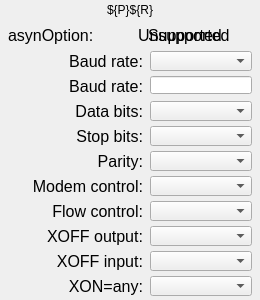
<?xml version="1.0" ?>
<ui version="4.0">
  <class>Dialog</class>
  <widget class="PyDMFrame" name="screen">
    <property name="geometry">
      <rect>
        <x>228</x>
        <y>79</y>
        <width>260</width>
        <height>300</height>
      </rect>
    </property>
    <property name="minimumSize">
      <size>
        <width>260</width>
        <height>300</height>
      </size>
    </property>
    <property name="styleSheet">
      <string notr="true">PyDMFrame#screen {
  color: rgb(0, 0, 0);
  background-color: rgb(187, 187, 187);
  }</string>
    </property>
    <property name="windowTitle">
      <string>asynSerialPortSetup</string>
    </property>
    <layout class="QGridLayout" name="gridLayout" columnstretch="3,5,5,10,10,10,20,10,45,20,5,5,2,88,10,4,8" rowstretch="2,16,7,20,6,20,5,18,2,5,20,5,20,5,20,5,20,5,20,5,20,5,20,5,20,4">
      <property name="leftMargin">
        <number>0</number>
      </property>
      <property name="topMargin">
        <number>0</number>
      </property>
      <property name="rightMargin">
        <number>0</number>
      </property>
      <property name="bottomMargin">
        <number>0</number>
      </property>
      <property name="horizontalSpacing">
        <number>0</number>
      </property>
      <property name="verticalSpacing">
        <number>0</number>
      </property>
      <item row="1" column="0" colspan="17">
        <widget class="PyDMDrawingRectangle" name="rectangle">
          <property name="geometry">
            <rect>
              <x>0</x>
              <y>2</y>
              <width>260</width>
              <height>16</height>
            </rect>
          </property>
          <property name="sizePolicy">
            <sizepolicy hsizetype="Ignored" vsizetype="Ignored">
              <horstretch>0</horstretch>
              <verstretch>0</verstretch>
            </sizepolicy>
          </property>
          <property name="brush" stdset="0">
            <brush brushstyle="SolidPattern">
              <color alpha="255">
                <red>218</red>
                <green>218</green>
                <blue>218</blue>
              </color>
            </brush>
          </property>
          <property name="penStyle" stdset="0">
            <enum>Qt::SolidLine</enum>
          </property>
          <property name="penColor" stdset="0">
            <color>
              <red>218</red>
              <green>218</green>
              <blue>218</blue>
            </color>
          </property>
          <property name="penWidth" stdset="0">
            <double>0</double>
          </property>
          <property name="penCapStyle" stdset="0">
            <enum>Qt::FlatCap</enum>
          </property>
          <property name="toolTip">
            <string>rectangle</string>
          </property>
        </widget>
      </item>
      <item row="1" column="0" colspan="17">
        <widget class="QLabel" name="text">
          <property name="geometry">
            <rect>
              <x>0</x>
              <y>2</y>
              <width>260</width>
              <height>16</height>
            </rect>
          </property>
          <property name="sizePolicy">
            <sizepolicy hsizetype="Ignored" vsizetype="Ignored">
              <horstretch>0</horstretch>
              <verstretch>0</verstretch>
            </sizepolicy>
          </property>
          <property name="text">
            <string>${P}${R}</string>
          </property>
          <property name="font">
            <font>
              <pointsize>9</pointsize>
            </font>
          </property>
          <property name="brush" stdset="0">
            <brush brushstyle="SolidPattern">
              <color alpha="255">
                <red>0</red>
                <green>0</green>
                <blue>0</blue>
              </color>
            </brush>
          </property>
          <property name="toolTip">
            <string>text</string>
          </property>
          <property name="alignment">
            <set>Qt::AlignCenter</set>
          </property>
          <property name="styleSheet">
            <string notr="true">QLabel#text {
  color: rgb(0, 0, 0);
  }</string>
          </property>
        </widget>
      </item>
      <item row="3" column="12" colspan="2">
        <widget class="PyDMLabel" name="text_1">
          <property name="geometry">
            <rect>
              <x>148</x>
              <y>25</y>
              <width>90</width>
              <height>20</height>
            </rect>
          </property>
          <property name="sizePolicy">
            <sizepolicy hsizetype="Ignored" vsizetype="Ignored">
              <horstretch>0</horstretch>
              <verstretch>0</verstretch>
            </sizepolicy>
          </property>
          <property name="text">
            <string>Supported</string>
          </property>
          <property name="font">
            <font>
              <pointsize>12</pointsize>
            </font>
          </property>
          <property name="brush" stdset="0">
            <brush brushstyle="SolidPattern">
              <color alpha="255">
                <red>51</red>
                <green>153</green>
                <blue>0</blue>
              </color>
            </brush>
          </property>
          <property name="rules" stdset="0">
            <string>[{&quot;name&quot;: &quot;visibility&quot;, &quot;property&quot;: &quot;Visible&quot;, &quot;channels&quot;: [{&quot;channel&quot;: &quot;ca://${P}${R}.OPTIONIV&quot;, &quot;trigger&quot;: true, &quot;use_enum&quot;: false}], &quot;expression&quot;: &quot;ch[0]!=0&quot;}]</string>
          </property>
          <property name="toolTip">
            <string>text_1</string>
          </property>
          <property name="alignment">
            <set>Qt::AlignLeading|Qt::AlignLeft|Qt::AlignVCenter</set>
          </property>
          <property name="styleSheet">
            <string notr="true">PyDMLabel#text_1 {
  color: rgb(51, 153, 0);
  }</string>
          </property>
        </widget>
      </item>
      <item row="3" column="10" colspan="5">
        <widget class="PyDMLabel" name="text_2">
          <property name="geometry">
            <rect>
              <x>138</x>
              <y>25</y>
              <width>110</width>
              <height>20</height>
            </rect>
          </property>
          <property name="sizePolicy">
            <sizepolicy hsizetype="Ignored" vsizetype="Ignored">
              <horstretch>0</horstretch>
              <verstretch>0</verstretch>
            </sizepolicy>
          </property>
          <property name="text">
            <string>Unsupported</string>
          </property>
          <property name="font">
            <font>
              <pointsize>12</pointsize>
            </font>
          </property>
          <property name="brush" stdset="0">
            <brush brushstyle="SolidPattern">
              <color alpha="255">
                <red>222</red>
                <green>19</green>
                <blue>9</blue>
              </color>
            </brush>
          </property>
          <property name="rules" stdset="0">
            <string>[{&quot;name&quot;: &quot;visibility&quot;, &quot;property&quot;: &quot;Visible&quot;, &quot;channels&quot;: [{&quot;channel&quot;: &quot;ca://${P}${R}.OPTIONIV&quot;, &quot;trigger&quot;: true, &quot;use_enum&quot;: false}], &quot;expression&quot;: &quot;ch[0]==0&quot;}]</string>
          </property>
          <property name="toolTip">
            <string>text_2</string>
          </property>
          <property name="alignment">
            <set>Qt::AlignLeading|Qt::AlignLeft|Qt::AlignVCenter</set>
          </property>
          <property name="styleSheet">
            <string notr="true">PyDMLabel#text_2 {
  color: rgb(222, 19, 9);
  }</string>
          </property>
        </widget>
      </item>
      <item row="3" column="2" colspan="7">
        <widget class="QLabel" name="text_3">
          <property name="geometry">
            <rect>
              <x>8</x>
              <y>25</y>
              <width>110</width>
              <height>20</height>
            </rect>
          </property>
          <property name="sizePolicy">
            <sizepolicy hsizetype="Ignored" vsizetype="Ignored">
              <horstretch>0</horstretch>
              <verstretch>0</verstretch>
            </sizepolicy>
          </property>
          <property name="text">
            <string>asynOption:</string>
          </property>
          <property name="font">
            <font>
              <pointsize>12</pointsize>
            </font>
          </property>
          <property name="brush" stdset="0">
            <brush brushstyle="SolidPattern">
              <color alpha="255">
                <red>0</red>
                <green>0</green>
                <blue>0</blue>
              </color>
            </brush>
          </property>
          <property name="toolTip">
            <string>text_3</string>
          </property>
          <property name="alignment">
            <set>Qt::AlignLeading|Qt::AlignLeft|Qt::AlignVCenter</set>
          </property>
          <property name="styleSheet">
            <string notr="true">QLabel#text_3 {
  color: rgb(0, 0, 0);
  }</string>
          </property>
        </widget>
      </item>
      <item row="5" column="6" colspan="5">
        <widget class="QLabel" name="text_4">
          <property name="geometry">
            <rect>
              <x>43</x>
              <y>51</y>
              <width>100</width>
              <height>20</height>
            </rect>
          </property>
          <property name="sizePolicy">
            <sizepolicy hsizetype="Ignored" vsizetype="Ignored">
              <horstretch>0</horstretch>
              <verstretch>0</verstretch>
            </sizepolicy>
          </property>
          <property name="text">
            <string>Baud rate:</string>
          </property>
          <property name="font">
            <font>
              <pointsize>12</pointsize>
            </font>
          </property>
          <property name="brush" stdset="0">
            <brush brushstyle="SolidPattern">
              <color alpha="255">
                <red>0</red>
                <green>0</green>
                <blue>0</blue>
              </color>
            </brush>
          </property>
          <property name="toolTip">
            <string>text_4</string>
          </property>
          <property name="alignment">
            <set>Qt::AlignRight|Qt::AlignTrailing|Qt::AlignVCenter</set>
          </property>
          <property name="styleSheet">
            <string notr="true">QLabel#text_4 {
  color: rgb(0, 0, 0);
  }</string>
          </property>
        </widget>
      </item>
      <item row="5" column="13" colspan="3">
        <widget class="PyDMEnumComboBox" name="menu">
          <property name="geometry">
            <rect>
              <x>150</x>
              <y>51</y>
              <width>102</width>
              <height>20</height>
            </rect>
          </property>
          <property name="sizePolicy">
            <sizepolicy hsizetype="Ignored" vsizetype="Ignored">
              <horstretch>0</horstretch>
              <verstretch>0</verstretch>
            </sizepolicy>
          </property>
          <property name="toolTip">
            <string>${P}${R}.BAUD</string>
          </property>
          <property name="channel" stdset="0">
            <string>ca://${P}${R}.BAUD</string>
          </property>
          <property name="font">
            <font>
              <pointsize>12</pointsize>
            </font>
          </property>
          <property name="styleSheet">
            <string notr="true">PyDMEnumComboBox#menu {
  color: rgb(0, 0, 0);
  background-color: rgb(115, 223, 255);
  }</string>
          </property>
        </widget>
      </item>
      <item row="7" column="6" rowspan="2" colspan="5">
        <widget class="QLabel" name="text_5">
          <property name="geometry">
            <rect>
              <x>43</x>
              <y>76</y>
              <width>100</width>
              <height>20</height>
            </rect>
          </property>
          <property name="sizePolicy">
            <sizepolicy hsizetype="Ignored" vsizetype="Ignored">
              <horstretch>0</horstretch>
              <verstretch>0</verstretch>
            </sizepolicy>
          </property>
          <property name="text">
            <string>Baud rate:</string>
          </property>
          <property name="font">
            <font>
              <pointsize>12</pointsize>
            </font>
          </property>
          <property name="brush" stdset="0">
            <brush brushstyle="SolidPattern">
              <color alpha="255">
                <red>0</red>
                <green>0</green>
                <blue>0</blue>
              </color>
            </brush>
          </property>
          <property name="toolTip">
            <string>text_5</string>
          </property>
          <property name="alignment">
            <set>Qt::AlignRight|Qt::AlignTrailing|Qt::AlignVCenter</set>
          </property>
          <property name="styleSheet">
            <string notr="true">QLabel#text_5 {
  color: rgb(0, 0, 0);
  }</string>
          </property>
        </widget>
      </item>
      <item row="10" column="6" colspan="5">
        <widget class="QLabel" name="text_6">
          <property name="geometry">
            <rect>
              <x>43</x>
              <y>101</y>
              <width>100</width>
              <height>20</height>
            </rect>
          </property>
          <property name="sizePolicy">
            <sizepolicy hsizetype="Ignored" vsizetype="Ignored">
              <horstretch>0</horstretch>
              <verstretch>0</verstretch>
            </sizepolicy>
          </property>
          <property name="text">
            <string>Data bits:</string>
          </property>
          <property name="font">
            <font>
              <pointsize>12</pointsize>
            </font>
          </property>
          <property name="brush" stdset="0">
            <brush brushstyle="SolidPattern">
              <color alpha="255">
                <red>0</red>
                <green>0</green>
                <blue>0</blue>
              </color>
            </brush>
          </property>
          <property name="toolTip">
            <string>text_6</string>
          </property>
          <property name="alignment">
            <set>Qt::AlignRight|Qt::AlignTrailing|Qt::AlignVCenter</set>
          </property>
          <property name="styleSheet">
            <string notr="true">QLabel#text_6 {
  color: rgb(0, 0, 0);
  }</string>
          </property>
        </widget>
      </item>
      <item row="12" column="6" colspan="5">
        <widget class="QLabel" name="text_7">
          <property name="geometry">
            <rect>
              <x>43</x>
              <y>126</y>
              <width>100</width>
              <height>20</height>
            </rect>
          </property>
          <property name="sizePolicy">
            <sizepolicy hsizetype="Ignored" vsizetype="Ignored">
              <horstretch>0</horstretch>
              <verstretch>0</verstretch>
            </sizepolicy>
          </property>
          <property name="text">
            <string>Stop bits:</string>
          </property>
          <property name="font">
            <font>
              <pointsize>12</pointsize>
            </font>
          </property>
          <property name="brush" stdset="0">
            <brush brushstyle="SolidPattern">
              <color alpha="255">
                <red>0</red>
                <green>0</green>
                <blue>0</blue>
              </color>
            </brush>
          </property>
          <property name="toolTip">
            <string>text_7</string>
          </property>
          <property name="alignment">
            <set>Qt::AlignRight|Qt::AlignTrailing|Qt::AlignVCenter</set>
          </property>
          <property name="styleSheet">
            <string notr="true">QLabel#text_7 {
  color: rgb(0, 0, 0);
  }</string>
          </property>
        </widget>
      </item>
      <item row="16" column="1" colspan="10">
        <widget class="QLabel" name="text_8">
          <property name="geometry">
            <rect>
              <x>3</x>
              <y>176</y>
              <width>140</width>
              <height>20</height>
            </rect>
          </property>
          <property name="sizePolicy">
            <sizepolicy hsizetype="Ignored" vsizetype="Ignored">
              <horstretch>0</horstretch>
              <verstretch>0</verstretch>
            </sizepolicy>
          </property>
          <property name="text">
            <string>Modem control:</string>
          </property>
          <property name="font">
            <font>
              <pointsize>12</pointsize>
            </font>
          </property>
          <property name="brush" stdset="0">
            <brush brushstyle="SolidPattern">
              <color alpha="255">
                <red>0</red>
                <green>0</green>
                <blue>0</blue>
              </color>
            </brush>
          </property>
          <property name="toolTip">
            <string>text_8</string>
          </property>
          <property name="alignment">
            <set>Qt::AlignRight|Qt::AlignTrailing|Qt::AlignVCenter</set>
          </property>
          <property name="styleSheet">
            <string notr="true">QLabel#text_8 {
  color: rgb(0, 0, 0);
  }</string>
          </property>
        </widget>
      </item>
      <item row="14" column="8" colspan="3">
        <widget class="QLabel" name="text_9">
          <property name="geometry">
            <rect>
              <x>73</x>
              <y>151</y>
              <width>70</width>
              <height>20</height>
            </rect>
          </property>
          <property name="sizePolicy">
            <sizepolicy hsizetype="Ignored" vsizetype="Ignored">
              <horstretch>0</horstretch>
              <verstretch>0</verstretch>
            </sizepolicy>
          </property>
          <property name="text">
            <string>Parity:</string>
          </property>
          <property name="font">
            <font>
              <pointsize>12</pointsize>
            </font>
          </property>
          <property name="brush" stdset="0">
            <brush brushstyle="SolidPattern">
              <color alpha="255">
                <red>0</red>
                <green>0</green>
                <blue>0</blue>
              </color>
            </brush>
          </property>
          <property name="toolTip">
            <string>text_9</string>
          </property>
          <property name="alignment">
            <set>Qt::AlignRight|Qt::AlignTrailing|Qt::AlignVCenter</set>
          </property>
          <property name="styleSheet">
            <string notr="true">QLabel#text_9 {
  color: rgb(0, 0, 0);
  }</string>
          </property>
        </widget>
      </item>
      <item row="10" column="13" colspan="3">
        <widget class="PyDMEnumComboBox" name="menu_1">
          <property name="geometry">
            <rect>
              <x>150</x>
              <y>101</y>
              <width>102</width>
              <height>20</height>
            </rect>
          </property>
          <property name="sizePolicy">
            <sizepolicy hsizetype="Ignored" vsizetype="Ignored">
              <horstretch>0</horstretch>
              <verstretch>0</verstretch>
            </sizepolicy>
          </property>
          <property name="toolTip">
            <string>${P}${R}.DBIT</string>
          </property>
          <property name="channel" stdset="0">
            <string>ca://${P}${R}.DBIT</string>
          </property>
          <property name="font">
            <font>
              <pointsize>12</pointsize>
            </font>
          </property>
          <property name="styleSheet">
            <string notr="true">PyDMEnumComboBox#menu_1 {
  color: rgb(0, 0, 0);
  background-color: rgb(115, 223, 255);
  }</string>
          </property>
        </widget>
      </item>
      <item row="12" column="13" colspan="3">
        <widget class="PyDMEnumComboBox" name="menu_2">
          <property name="geometry">
            <rect>
              <x>150</x>
              <y>126</y>
              <width>102</width>
              <height>20</height>
            </rect>
          </property>
          <property name="sizePolicy">
            <sizepolicy hsizetype="Ignored" vsizetype="Ignored">
              <horstretch>0</horstretch>
              <verstretch>0</verstretch>
            </sizepolicy>
          </property>
          <property name="toolTip">
            <string>${P}${R}.SBIT</string>
          </property>
          <property name="channel" stdset="0">
            <string>ca://${P}${R}.SBIT</string>
          </property>
          <property name="font">
            <font>
              <pointsize>12</pointsize>
            </font>
          </property>
          <property name="styleSheet">
            <string notr="true">PyDMEnumComboBox#menu_2 {
  color: rgb(0, 0, 0);
  background-color: rgb(115, 223, 255);
  }</string>
          </property>
        </widget>
      </item>
      <item row="14" column="13" colspan="3">
        <widget class="PyDMEnumComboBox" name="menu_3">
          <property name="geometry">
            <rect>
              <x>150</x>
              <y>151</y>
              <width>102</width>
              <height>20</height>
            </rect>
          </property>
          <property name="sizePolicy">
            <sizepolicy hsizetype="Ignored" vsizetype="Ignored">
              <horstretch>0</horstretch>
              <verstretch>0</verstretch>
            </sizepolicy>
          </property>
          <property name="toolTip">
            <string>${P}${R}.PRTY</string>
          </property>
          <property name="channel" stdset="0">
            <string>ca://${P}${R}.PRTY</string>
          </property>
          <property name="font">
            <font>
              <pointsize>12</pointsize>
            </font>
          </property>
          <property name="styleSheet">
            <string notr="true">PyDMEnumComboBox#menu_3 {
  color: rgb(0, 0, 0);
  background-color: rgb(115, 223, 255);
  }</string>
          </property>
        </widget>
      </item>
      <item row="16" column="13" colspan="3">
        <widget class="PyDMEnumComboBox" name="menu_4">
          <property name="geometry">
            <rect>
              <x>150</x>
              <y>176</y>
              <width>102</width>
              <height>20</height>
            </rect>
          </property>
          <property name="sizePolicy">
            <sizepolicy hsizetype="Ignored" vsizetype="Ignored">
              <horstretch>0</horstretch>
              <verstretch>0</verstretch>
            </sizepolicy>
          </property>
          <property name="toolTip">
            <string>${P}${R}.MCTL</string>
          </property>
          <property name="channel" stdset="0">
            <string>ca://${P}${R}.MCTL</string>
          </property>
          <property name="font">
            <font>
              <pointsize>12</pointsize>
            </font>
          </property>
          <property name="styleSheet">
            <string notr="true">PyDMEnumComboBox#menu_4 {
  color: rgb(0, 0, 0);
  background-color: rgb(115, 223, 255);
  }</string>
          </property>
        </widget>
      </item>
      <item row="18" column="3" colspan="8">
        <widget class="QLabel" name="text_10">
          <property name="geometry">
            <rect>
              <x>13</x>
              <y>201</y>
              <width>130</width>
              <height>20</height>
            </rect>
          </property>
          <property name="sizePolicy">
            <sizepolicy hsizetype="Ignored" vsizetype="Ignored">
              <horstretch>0</horstretch>
              <verstretch>0</verstretch>
            </sizepolicy>
          </property>
          <property name="text">
            <string>Flow control:</string>
          </property>
          <property name="font">
            <font>
              <pointsize>12</pointsize>
            </font>
          </property>
          <property name="brush" stdset="0">
            <brush brushstyle="SolidPattern">
              <color alpha="255">
                <red>0</red>
                <green>0</green>
                <blue>0</blue>
              </color>
            </brush>
          </property>
          <property name="toolTip">
            <string>text_10</string>
          </property>
          <property name="alignment">
            <set>Qt::AlignRight|Qt::AlignTrailing|Qt::AlignVCenter</set>
          </property>
          <property name="styleSheet">
            <string notr="true">QLabel#text_10 {
  color: rgb(0, 0, 0);
  }</string>
          </property>
        </widget>
      </item>
      <item row="18" column="13" colspan="3">
        <widget class="PyDMEnumComboBox" name="menu_5">
          <property name="geometry">
            <rect>
              <x>150</x>
              <y>201</y>
              <width>102</width>
              <height>20</height>
            </rect>
          </property>
          <property name="sizePolicy">
            <sizepolicy hsizetype="Ignored" vsizetype="Ignored">
              <horstretch>0</horstretch>
              <verstretch>0</verstretch>
            </sizepolicy>
          </property>
          <property name="toolTip">
            <string>${P}${R}.FCTL</string>
          </property>
          <property name="channel" stdset="0">
            <string>ca://${P}${R}.FCTL</string>
          </property>
          <property name="font">
            <font>
              <pointsize>12</pointsize>
            </font>
          </property>
          <property name="styleSheet">
            <string notr="true">PyDMEnumComboBox#menu_5 {
  color: rgb(0, 0, 0);
  background-color: rgb(115, 223, 255);
  }</string>
          </property>
        </widget>
      </item>
      <item row="20" column="4" colspan="7">
        <widget class="QLabel" name="text_11">
          <property name="geometry">
            <rect>
              <x>23</x>
              <y>226</y>
              <width>120</width>
              <height>20</height>
            </rect>
          </property>
          <property name="sizePolicy">
            <sizepolicy hsizetype="Ignored" vsizetype="Ignored">
              <horstretch>0</horstretch>
              <verstretch>0</verstretch>
            </sizepolicy>
          </property>
          <property name="text">
            <string>XOFF output:</string>
          </property>
          <property name="font">
            <font>
              <pointsize>12</pointsize>
            </font>
          </property>
          <property name="brush" stdset="0">
            <brush brushstyle="SolidPattern">
              <color alpha="255">
                <red>0</red>
                <green>0</green>
                <blue>0</blue>
              </color>
            </brush>
          </property>
          <property name="toolTip">
            <string>text_11</string>
          </property>
          <property name="alignment">
            <set>Qt::AlignRight|Qt::AlignTrailing|Qt::AlignVCenter</set>
          </property>
          <property name="styleSheet">
            <string notr="true">QLabel#text_11 {
  color: rgb(0, 0, 0);
  }</string>
          </property>
        </widget>
      </item>
      <item row="20" column="13" colspan="3">
        <widget class="PyDMEnumComboBox" name="menu_6">
          <property name="geometry">
            <rect>
              <x>150</x>
              <y>226</y>
              <width>102</width>
              <height>20</height>
            </rect>
          </property>
          <property name="sizePolicy">
            <sizepolicy hsizetype="Ignored" vsizetype="Ignored">
              <horstretch>0</horstretch>
              <verstretch>0</verstretch>
            </sizepolicy>
          </property>
          <property name="toolTip">
            <string>${P}${R}.IXON</string>
          </property>
          <property name="channel" stdset="0">
            <string>ca://${P}${R}.IXON</string>
          </property>
          <property name="font">
            <font>
              <pointsize>12</pointsize>
            </font>
          </property>
          <property name="styleSheet">
            <string notr="true">PyDMEnumComboBox#menu_6 {
  color: rgb(0, 0, 0);
  background-color: rgb(115, 223, 255);
  }</string>
          </property>
        </widget>
      </item>
      <item row="22" column="5" colspan="6">
        <widget class="QLabel" name="text_12">
          <property name="geometry">
            <rect>
              <x>33</x>
              <y>251</y>
              <width>110</width>
              <height>20</height>
            </rect>
          </property>
          <property name="sizePolicy">
            <sizepolicy hsizetype="Ignored" vsizetype="Ignored">
              <horstretch>0</horstretch>
              <verstretch>0</verstretch>
            </sizepolicy>
          </property>
          <property name="text">
            <string>XOFF input:</string>
          </property>
          <property name="font">
            <font>
              <pointsize>12</pointsize>
            </font>
          </property>
          <property name="brush" stdset="0">
            <brush brushstyle="SolidPattern">
              <color alpha="255">
                <red>0</red>
                <green>0</green>
                <blue>0</blue>
              </color>
            </brush>
          </property>
          <property name="toolTip">
            <string>text_12</string>
          </property>
          <property name="alignment">
            <set>Qt::AlignRight|Qt::AlignTrailing|Qt::AlignVCenter</set>
          </property>
          <property name="styleSheet">
            <string notr="true">QLabel#text_12 {
  color: rgb(0, 0, 0);
  }</string>
          </property>
        </widget>
      </item>
      <item row="22" column="13" colspan="3">
        <widget class="PyDMEnumComboBox" name="menu_7">
          <property name="geometry">
            <rect>
              <x>150</x>
              <y>251</y>
              <width>102</width>
              <height>20</height>
            </rect>
          </property>
          <property name="sizePolicy">
            <sizepolicy hsizetype="Ignored" vsizetype="Ignored">
              <horstretch>0</horstretch>
              <verstretch>0</verstretch>
            </sizepolicy>
          </property>
          <property name="toolTip">
            <string>${P}${R}.IXOFF</string>
          </property>
          <property name="channel" stdset="0">
            <string>ca://${P}${R}.IXOFF</string>
          </property>
          <property name="font">
            <font>
              <pointsize>12</pointsize>
            </font>
          </property>
          <property name="styleSheet">
            <string notr="true">PyDMEnumComboBox#menu_7 {
  color: rgb(0, 0, 0);
  background-color: rgb(115, 223, 255);
  }</string>
          </property>
        </widget>
      </item>
      <item row="24" column="7" colspan="4">
        <widget class="QLabel" name="text_13">
          <property name="geometry">
            <rect>
              <x>63</x>
              <y>276</y>
              <width>80</width>
              <height>20</height>
            </rect>
          </property>
          <property name="sizePolicy">
            <sizepolicy hsizetype="Ignored" vsizetype="Ignored">
              <horstretch>0</horstretch>
              <verstretch>0</verstretch>
            </sizepolicy>
          </property>
          <property name="text">
            <string>XON=any:</string>
          </property>
          <property name="font">
            <font>
              <pointsize>12</pointsize>
            </font>
          </property>
          <property name="brush" stdset="0">
            <brush brushstyle="SolidPattern">
              <color alpha="255">
                <red>0</red>
                <green>0</green>
                <blue>0</blue>
              </color>
            </brush>
          </property>
          <property name="toolTip">
            <string>text_13</string>
          </property>
          <property name="alignment">
            <set>Qt::AlignRight|Qt::AlignTrailing|Qt::AlignVCenter</set>
          </property>
          <property name="styleSheet">
            <string notr="true">QLabel#text_13 {
  color: rgb(0, 0, 0);
  }</string>
          </property>
        </widget>
      </item>
      <item row="24" column="13" colspan="3">
        <widget class="PyDMEnumComboBox" name="menu_8">
          <property name="geometry">
            <rect>
              <x>150</x>
              <y>276</y>
              <width>102</width>
              <height>20</height>
            </rect>
          </property>
          <property name="sizePolicy">
            <sizepolicy hsizetype="Ignored" vsizetype="Ignored">
              <horstretch>0</horstretch>
              <verstretch>0</verstretch>
            </sizepolicy>
          </property>
          <property name="toolTip">
            <string>${P}${R}.IXANY</string>
          </property>
          <property name="channel" stdset="0">
            <string>ca://${P}${R}.IXANY</string>
          </property>
          <property name="font">
            <font>
              <pointsize>12</pointsize>
            </font>
          </property>
          <property name="styleSheet">
            <string notr="true">PyDMEnumComboBox#menu_8 {
  color: rgb(0, 0, 0);
  background-color: rgb(115, 223, 255);
  }</string>
          </property>
        </widget>
      </item>
      <item row="7" column="13" colspan="3">
        <widget class="PyDMLineEdit" name="text_entry">
          <property name="geometry">
            <rect>
              <x>150</x>
              <y>76</y>
              <width>102</width>
              <height>18</height>
            </rect>
          </property>
          <property name="sizePolicy">
            <sizepolicy hsizetype="Ignored" vsizetype="Ignored">
              <horstretch>0</horstretch>
              <verstretch>0</verstretch>
            </sizepolicy>
          </property>
          <property name="channel" stdset="0">
            <string>ca://${P}${R}.LBAUD</string>
          </property>
          <property name="toolTip">
            <string>${P}${R}.LBAUD</string>
          </property>
          <property name="font">
            <font>
              <pointsize>10</pointsize>
            </font>
          </property>
          <property name="styleSheet">
            <string notr="true">PyDMLineEdit#text_entry {
  color: rgb(0, 0, 0);
  background-color: rgb(115, 223, 255);
  border: 1px solid black;
  margin: 0px;
  padding: 0px;
  spacing: 0px;
  }</string>
          </property>
        </widget>
      </item>
    </layout>
    <zorder>rectangle</zorder>
    <zorder>text</zorder>
    <zorder>text_1</zorder>
    <zorder>text_2</zorder>
    <zorder>text_3</zorder>
    <zorder>text_4</zorder>
    <zorder>menu</zorder>
    <zorder>text_5</zorder>
    <zorder>text_6</zorder>
    <zorder>text_7</zorder>
    <zorder>text_8</zorder>
    <zorder>text_9</zorder>
    <zorder>menu_1</zorder>
    <zorder>menu_2</zorder>
    <zorder>menu_3</zorder>
    <zorder>menu_4</zorder>
    <zorder>text_10</zorder>
    <zorder>menu_5</zorder>
    <zorder>text_11</zorder>
    <zorder>menu_6</zorder>
    <zorder>text_12</zorder>
    <zorder>menu_7</zorder>
    <zorder>text_13</zorder>
    <zorder>menu_8</zorder>
    <zorder>text_entry</zorder>
  </widget>
  <customwidgets>
    <customwidget>
      <class>PyDMDrawingRectangle</class>
      <extends>QWidget</extends>
      <header>pydm.widgets.drawing</header>
    </customwidget>
    <customwidget>
      <class>PyDMLabel</class>
      <extends>QLabel</extends>
      <header>pydm.widgets.label</header>
    </customwidget>
    <customwidget>
      <class>PyDMEnumComboBox</class>
      <extends>QComboBox</extends>
      <header>pydm.widgets.enum_combo_box</header>
    </customwidget>
    <customwidget>
      <class>PyDMLineEdit</class>
      <extends>QLineEdit</extends>
      <header>pydm.widgets.line_edit</header>
    </customwidget>
    <customwidget>
      <class>PyDMFrame</class>
      <extends>QFrame</extends>
      <header>pydm.widgets.frame</header>
    </customwidget>
  </customwidgets>
</ui>
